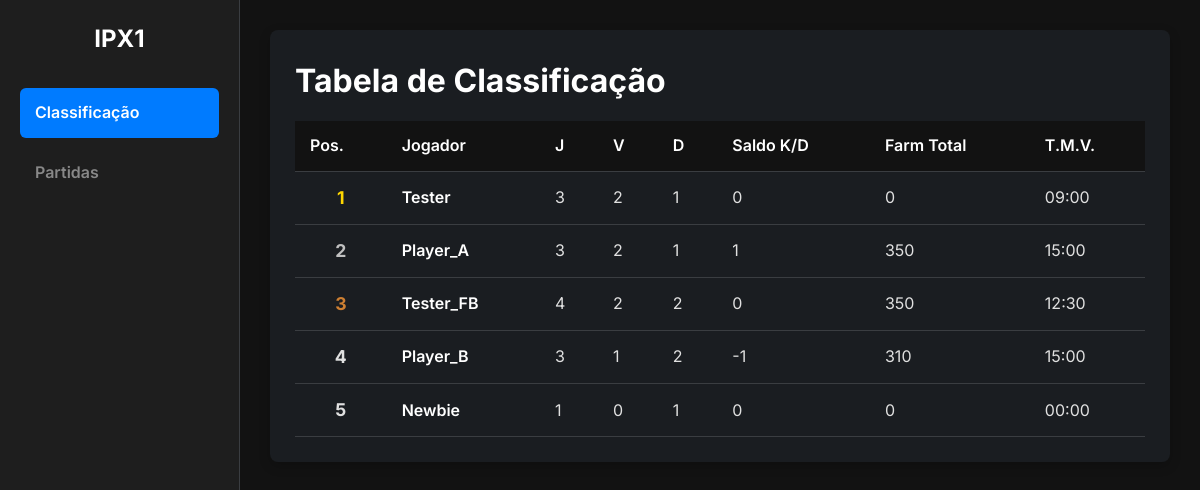
The app's page /leaderboard/, older data.
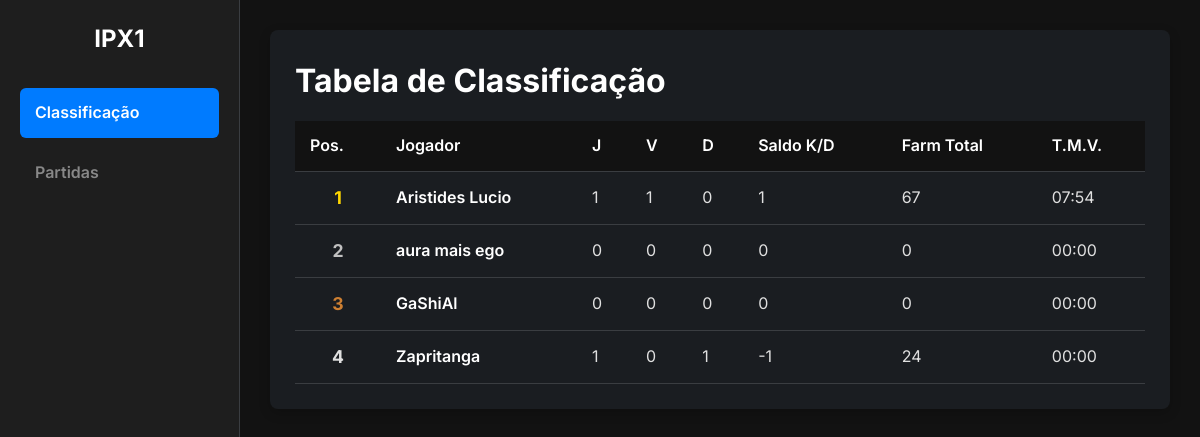
The same page, newer data.
### roundRobin/models.py (models this page shows, shortened)
class Player(models.Model):
    username = models.CharField(
        verbose_name = "Nome de Usuario",
        max_length=50,
        null=False,
        blank=False,
        unique=True # Garante que não existam dois jogadores com o mesmo nome
        )
    wins = models.IntegerField(default=0) # Total de vitórias
    losses = models.IntegerField(default=0) # Total de derrotas
    first_blood_wins = models.IntegerField(default=0) # Vitórias rápidas (antes do limite)
    farm_wins = models.IntegerField(default=0) # Vitórias longas (depois do limite)
    total_farm = models.IntegerField(default=0) # Total de farm (em vitórias e derrotas)
    total_kills = models.IntegerField(default=0) # Total de abates (só em vitórias rápidas)
    total_deaths = models.IntegerField(default=0) # Total de mortes (só em derrotas rápidas)
    total_win_time = models.DurationField(
        default=timedelta(0),
        help_text="Tempo total de vitória acumulado."
    )
    @property
    def total_matches_played(self):
        return self.wins + self.losses
    @property
    def average_win_time(self):
        if self.wins == 0:
            return timedelta(0) # Evita erro de divisão por zero
        return self.total_win_time / self.wins
    @property
    def kill_death_balance(self):
        return self.total_kills - self.total_deaths
    @property
    def average_win_time_display(self):
        duration = self.average_win_time
        if not duration:
            return "00:00"
        total_seconds = int(duration.total_seconds())
        minutes = total_seconds // 60
        seconds = total_seconds % 60
        return f"{minutes:02}:{seconds:02}"

### roundRobin/views.py (the view)
# urls.py: path('leaderboard/', views.leaderboard_view, name='leaderboard'),
def leaderboard_view(request):
    rounds_data = []
    players_list = Player.objects.all().order_by('-wins', 'losses')
    context = {
        'players': players_list
    }
    return render(request, 'roundRobin/leaderboard.html', context)

### roundRobin/templates/roundRobin/leaderboard.html (shortened to what this page needs)
{% extends "roundRobin/base.html" %}
{% block content %}
    <div class="container">
        <h1>Tabela de Classificação</h1>
        <table>
            <thead>
                <tr>
                    <th>Pos.</th>
                    <th>Jogador</th>
                    <th>J</th>
                    <th>V</th>
                    <th>D</th>
                    <th>Saldo K/D</th>
                    <th>Farm Total</th>
                    <th>T.M.V.</th>
                </tr>
            </thead>
            <tbody>
                {% for player in players %}
                <tr>
                    <td class="rank">{{ forloop.counter }}</td>
                    <td class="player-name">{{ player.username }}</td>
                    <td>{{ player.total_matches_played }}</td>
                    <td>{{ player.wins }}</td>
                    <td>{{ player.losses }}</td>
                    <td>{{ player.kill_death_balance }}</td>
                    <td>{{ player.total_farm }}</td>
                    <td>{{ player.average_win_time_display }}</td>
                </tr>
                {% empty %}
                <tr>
                    <td colspan="8" style="text-align: center;">Nenhum jogador encontrado.</td>
                </tr>
                {% endfor %}
            </tbody>
        </table>
    </div>
{% endblock %}

### roundRobin/templates/roundRobin/base.html (shortened to what this page needs)
<!DOCTYPE html>
<html lang="pt-br">
<head>
</head>
<body>
    <nav class="sidebar">
        <div class="sidebar-header">
            <h2>IPX1</h2>
        </div>
        <ul class="nav-list">
            <li>
                <a href="{% url 'leaderboard' %}"
                   {% if request.resolver_match.url_name == 'leaderboard' %}class="active"{% endif %}>
                   Classificação
                </a>
            </li>
            <li>
                <a href="{% url 'match-list' %}"
                   {% if request.resolver_match.url_name == 'match-list' %}class="active"{% endif %}>
                   Partidas
                </a>
            </li>
        </ul>
    </nav>
    <main class="content">
        {% block content %}
        {% endblock %}
    </main>
</body>
</html>

### roundRobin/templates/roundRobin/base.html (style rules this page uses)
:root { --bg-color: #121212; --sidebar-bg: #1e1e1e; --content-bg: #1a1d21; --text-color: #e0e0e0; --text-muted: #888; --header-color: #ffffff; --border-color: #3a3d41; --accent-color: #007bff; --hover-color: #2a2d31; --win-color: #4CAF50; --lose-color: #F44336; }
* { box-sizing: border-box; margin: 0; padding: 0; }
body { font-family: 'Inter', sans-serif; background-color: var(--bg-color); color: var(--text-color); line-height: 1.6; }
.sidebar { width: 240px; height: 100vh; position: fixed; top: 0; left: 0; background-color: var(--sidebar-bg); border-right: 1px solid var(--border-color); padding: 20px; }
.sidebar-header { text-align: center; margin-bottom: 30px; }
.sidebar-header h2 { color: var(--header-color); font-weight: 700; }
.nav-list { list-style: none; }
.nav-list li { margin-bottom: 10px; }
.nav-list a { display: block; padding: 12px 15px; border-radius: 6px; color: var(--text-muted); text-decoration: none; font-weight: 600; transition: background-color 0.2s ease, color 0.2s ease; }
.nav-list a.active { background-color: var(--accent-color); color: var(--header-color); }
.content { margin-left: 240px; padding: 30px; }
.container { width: 100%; max-width: 1100px; margin: 0 auto; padding: 25px; background-color: var(--content-bg); border-radius: 8px; box-shadow: 0 4px 12px rgba(0, 0, 0, 0.2); }
h1, h2, h3 { color: var(--header-color); margin-bottom: 15px; }
table { width: 100%; border-collapse: collapse; text-align: left; }
th, td { padding: 12px 15px; border-bottom: 1px solid var(--border-color); }
thead th { background-color: var(--bg-color); color: var(--header-color); font-weight: 600; }

### roundRobin/templates/roundRobin/leaderboard.html (style rules this page uses)
.rank { font-weight: 700; font-size: 1.1em; text-align: center; }
tbody tr:nth-child(1) .rank { color: #ffd700; }
tbody tr:nth-child(2) .rank { color: #c0c0c0; }
tbody tr:nth-child(3) .rank { color: #cd7f32; }
.player-name { color: var(--header-color); font-weight: 600; }

Row changes from the older to the newer data that the page shows:
removed Player: username "Player_A", total_matches_played "3", wins "2", losses "1", kill_death_balance "1", total_farm "350", average_win_time_display "15:00"
removed Player: username "Tester_FB", total_matches_played "4", wins "2", losses "2", kill_death_balance "0", total_farm "350", average_win_time_display "12:30"
removed Player: username "Player_B", total_matches_played "3", wins "1", losses "2", kill_death_balance "-1", total_farm "310", average_win_time_display "15:00"
removed Player: username "Newbie", total_matches_played "1", wins "0", losses "1", kill_death_balance "0", total_farm "0", average_win_time_display "00:00"
added Player: username "Aristides Lucio", total_matches_played "1", wins "1", losses "0", kill_death_balance "1", total_farm "67", average_win_time_display "07:54"
added Player: username "aura mais ego", total_matches_played "0", wins "0", losses "0", kill_death_balance "0", total_farm "0", average_win_time_display "00:00"
changed Player: username "Tester" → "GaShiAl"; total_matches_played "3" → "0"; wins "2" → "0"; losses "1" → "0"; average_win_time_display "09:00" → "00:00"
added Player: username "Zapritanga", total_matches_played "1", wins "0", losses "1", kill_death_balance "-1", total_farm "24", average_win_time_display "00:00"
